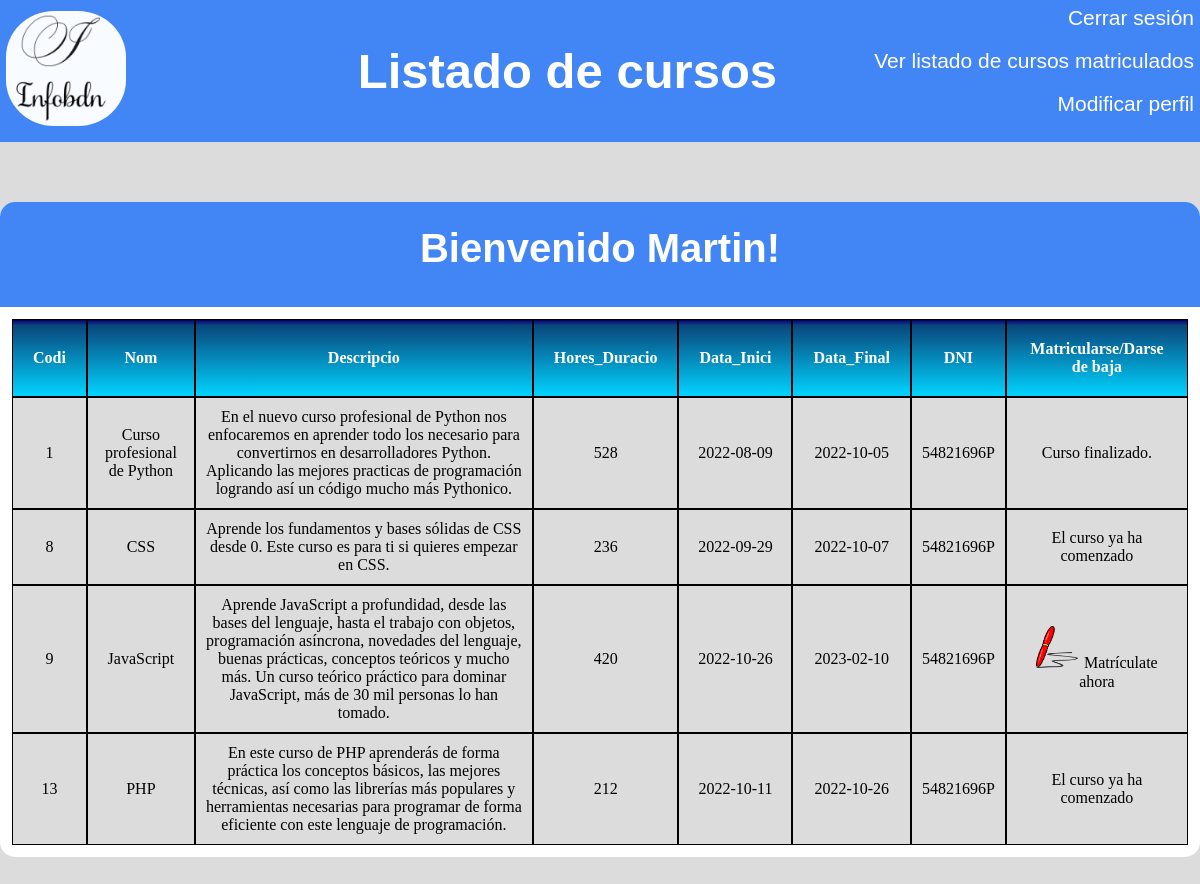
Screenshot of /inicioalumnos.php (signed in) with the database file from the repository.
### tables this page shows
CREATE TABLE `cursos` (
  `Codi` int(11) NOT NULL,
  `Nom` varchar(255) NOT NULL,
  `Descripcio` varchar(1024) NOT NULL,
  `Hores_Duracio` int(10) NOT NULL,
  `Data_Inici` date NOT NULL,
  `Data_Final` date NOT NULL,
  `DNI` varchar(9) NOT NULL,
  `Activado` tinyint(1) NOT NULL DEFAULT 1
);

### funciones.php (the view, shortened to what this page needs)
<?php
function conectar() {
    try {
        $servername = "localhost";
        $database = "infobdn";
        $username = "root";
        $conn = mysqli_connect($servername, $username,"", $database);
        return $conn;
    } catch(Exception $ex) {
        echo "<p class=errorsql>Fallo al conectar a la base de datos</p>";
        echo '<meta http-equiv="refresh" content="2;url=index.php" />';
    }
}
            ?>
                    <?php
function mostrarColumnasCursos() {
    try {
        $conn = conectar();
        $query = "SHOW COLUMNS FROM cursos";
        $result = mysqli_query($conn,$query);
        echo "<table cellspacing=0>";
        echo "<thead>";
        while($array = $result-> fetch_array(MYSQLI_ASSOC)) {
            if($array['Field'] != "Activado") {
                echo "<th>".$array['Field']."</th>";
            }
        }
    } catch(Exception $ex) {
        echo "<p class=errorsql>Fallo al ejecutar la consulta</p>";
        echo '<meta http-equiv="refresh" content="2;url=administracion.php" />';
    }
}
        ?>
                <?php
function listarCursosDisponibles($email) {
    try {
        $conn = conectar();
        $query = "SELECT * FROM cursos WHERE Activado = 1";
        $result = mysqli_query($conn,$query);
        mostrarColumnasCursos();
        echo "<th>Matricularse/Darse de baja</th>";
        echo "</thead>";
        $today = date("Y-m-d");
            while($array = mysqli_fetch_array($result,MYSQLI_ASSOC)) {
                echo "<tbody>";
                echo "<tr>";
                foreach ($array as $field_name => $value) {
                    if ($field_name != "Activado") {
                        echo "<td>$value</td>";
                    }
                }
                $query = "SELECT DNI FROM alumnes WHERE Email = '$email'";
                $row = mysqli_fetch_row(mysqli_query($conn,$query));
                $dni = $row[0];
                $query = "SELECT * FROM matricula WHERE DNI = '$dni' AND Codi = '".$array['Codi']."' ";
                if(mysqli_num_rows(mysqli_query($conn,$query)) == 0) {
                    if($array['Data_Inici'] > $today) {
                        echo "<td> <a href=matricularse.php?codi=".$array['Codi']." > <img src='img/matricula.png' style='width:42px;height:42px;'> </img></a>Matrículate ahora </td>";
                    }
                    else {
                        echo "<td>El curso ya ha comenzado</td>";
                    }
                }
                else if(mysqli_num_rows(mysqli_query($conn,$query)) == 1) {
                    if($array['Data_Final'] > $today) {
                        echo "<td> <a href=desmatricularse.php?codi=".$array['Codi']." > <img src='img/cross.png' style='width:42px;height:42px;'> </img></a>Desmatricularse </td>";
                    }
                    else {
                        echo "<td>Curso finalizado.</td>";
                    }
                }
            }
            echo "</tbody>";
            echo "</table>";
    } catch(Exception $ex) {
        echo "<p class=errorsql>Fallo al ejecutar la consulta</p>";
        echo '<meta http-equiv="refresh" content="2;url=index.php" />';
    }
}
        ?>

### stylesheets/cursos_matriculados.css (style rules this page uses)
body { margin: 0; background-color: gainsboro; }
a { color: white; font-family: Impact, Haettenschweiler, 'Arial Narrow Bold', sans-serif; text-decoration: none; font-size:calc(9px + 1vw); }
table { grid-row:3; padding:1%; place-self: center center; }
tr:nth-child(2n + 1) { background:gainsboro; }
td { border:1px solid black; text-align: center; padding:10px; }
th { border:1px solid black; padding:20px; color:white; background: rgb(2,0,36); background: linear-gradient(rgba(2,0,36,1) 0%, rgba(9,9,121,1) 1%, rgba(9,71,124,1) 7%, rgba(0,212,255,1) 100%); }

### rows the page displays
cursos: Codi "1", Nom "Curso profesional de Python", Descripcio "En el nuevo curso profesional de Python nos enfocaremos en aprender todo los necesario para convertirnos en desarrolladores Python. Aplicando las mejores practicas de programación logrando así un código mucho más Pythonico.", Hores_Duracio "528", Data_Inici "2022-08-09", Data_Final "2022-10-05", DNI "54821696P", shows "Curso finalizado."
cursos: Codi "8", Nom "CSS", Descripcio "Aprende los fundamentos y bases sólidas de CSS desde 0. Este curso es para ti si quieres empezar en CSS.", Hores_Duracio "236", Data_Inici "2022-09-29", Data_Final "2022-10-07", DNI "54821696P", shows "El curso ya ha comenzado"
cursos: Codi "9", Nom "JavaScript", Descripcio "Aprende JavaScript a profundidad, desde las bases del lenguaje, hasta el trabajo con objetos, programación asíncrona, novedades del lenguaje, buenas prácticas, conceptos teóricos y mucho más. Un curso teórico práctico para dominar JavaScript, más de 30 mil personas lo han tomado.", Hores_Duracio "420", Data_Inici "2022-10-26", Data_Final "2023-02-10", DNI "54821696P"
cursos: Codi "13", Nom "PHP", Descripcio "En este curso de PHP aprenderás de forma práctica los conceptos básicos, las mejores técnicas, así como las librerías más populares y herramientas necesarias para programar de forma eficiente con este lenguaje de programación.", Hores_Duracio "212", Data_Inici "2022-10-11", Data_Final "2022-10-26", DNI "54821696P", shows "El curso ya ha comenzado"

### other values shown
$_SESSION['nombre'] "Martin"
$array['Field'] "Codi"
$array['Field'] "Nom"
$array['Field'] "Descripcio"
$array['Field'] "Hores_Duracio"
$array['Field'] "Data_Inici"
$array['Field'] "Data_Final"
$array['Field'] "DNI"
